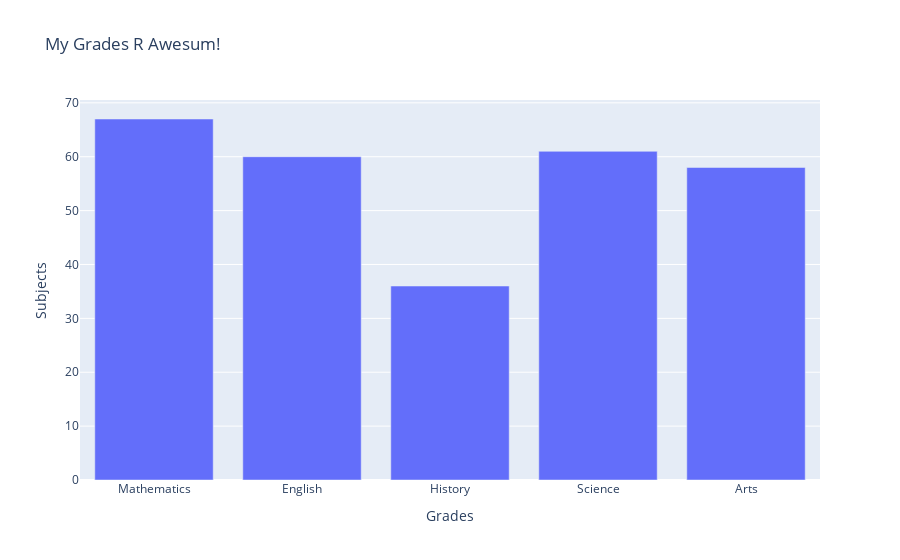

The notebook cell saved with this chart:
### Markdown cell above
To plot with plotly, we need:

- To create a figure
- to add a series (trace)
- label the axis
- show the plot

### Code cell
grade_data = go.Bar(x=grades_df['subjects'], y=grades_df['grades'])
figure = go.Figure()
figure.add_trace(grade_data)
figure.update_layout(title='My Grades R Awesum!', xaxis_title='Grades', yaxis_title='Subjects')
figure.show()

### Figure 1 — Plotly figure (JSON) as saved in the notebook; plotly's stock layout.template omitted (floating-point values rounded to 4 significant figures)
{"data": [{"type": "bar", "x": ["Mathematics", "English", "History", "Science", "Arts"], "y": [67, 60, 36, 61, 58]}], "layout": {"autosize": true, "title": {"text": "My Grades R Awesum!"}, "xaxis": {"autorange": true, "range": [-0.5, 4.5], "title": {"text": "Grades"}, "type": "category"}, "yaxis": {"autorange": true, "range": [0, 70.53], "title": {"text": "Subjects"}, "type": "linear"}}}
